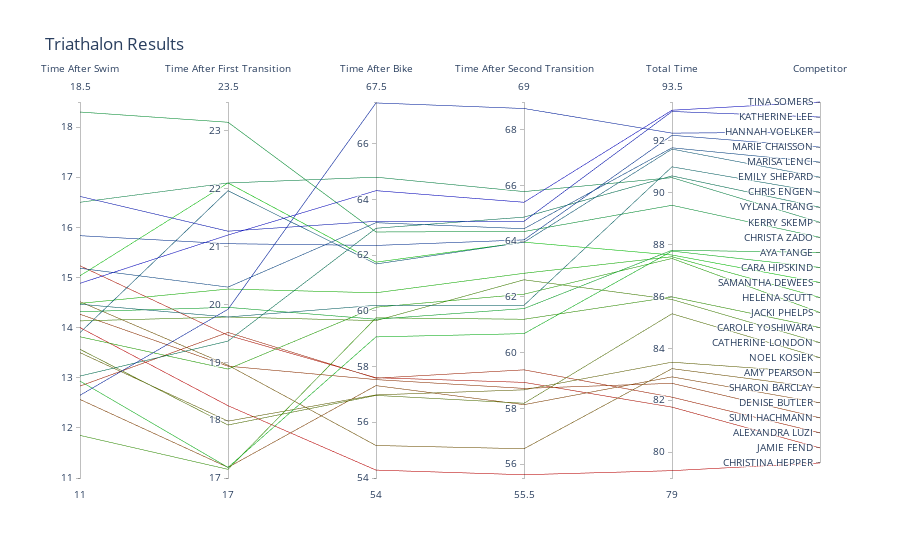

Notebook cell for this chart:
### Code cell
#fig = go.Figure(data=
 #   go.Parcoords(
  #      line = dict(color = reduced2['Gender Place'], colorscale = [[0.5,'lime'], [0.5, 'tomato'], [0.5, 'dodgerblue']]),
dimensions = list([
            dict(range = [11,18.5],
                label = 'Time After Swim', values = reduced2['Swim Minutes']),
            dict(range = [17,23.5],
                label = 'Time After First Transition', values = reduced2['Swim+T1']),
            dict(range = [54,67.5],
                label = 'Time After Bike', values = reduced2['Plus Bike']),
            dict(range = [55.5,69],
                label = 'Time After Second Transition', values = reduced2['Plus T2']),
            dict(range = [79,93.5],
                label = 'Total Time', values = reduced2['Total']),
            dict(range=[0,reduced2['Gender Place'].max()], tickvals = reduced2['Gender Place'], ticktext = reduced2['Name'],
                       label='Competitor', values=reduced2['Gender Place'])
        ])
 #   )
#)

#Parcords.line.colorscale = make_plotly(cl.scales['3']['qual']['Set2'], repeat=True)

fig = go.Figure(data=go.Parcoords(line = dict(color = reduced2['Gender Place'],
                   colorscale = [[0,'rgba(200,0,0,0.1)'],[0.5,'rgba(0,200,0,0.1)'],[1,'rgba(0,0,200,0.1)']]), dimensions=dimensions))

fig.update_layout(
    title="Triathalon Results"
)

fig.show()

### Figure 1 — Plotly figure (JSON) as saved in the notebook; plotly's stock layout.template omitted (floating-point values rounded to 4 significant figures)
{"data": [{"dimensions": [{"label": "Time After Swim", "range": [11, 18.5], "values": [14, 15.23, 12.83, 14.27, 12.57, 14.52, 13.5, 13.57, 14.13, 11.85, 13.82, 14.48, 15.03, 12.93, 14.32, 18.3, 16.5, 13.03, 14.47, 13.9, 15.18, 15.83, 12.65, 16.62, 14.88]}, {"label": "Time After First Transition", "range": [17, 23.5], "values": [18.25, 19.47, 19.52, 18.93, 17.18, 18.95, 17.98, 17.92, 19.78, 17.15, 18.88, 20.27, 22.1, 17.18, 19.95, 23.15, 22.1, 19.37, 19.78, 21.97, 20.3, 21.05, 19.92, 21.27, 21.2]}, {"label": "Time After Bike", "range": [54, 67.5], "values": [54.28, 57.6, 57.58, 57.53, 57.32, 55.17, 56.98, 56.97, 59.65, 59.75, 60.13, 60.65, 61.75, 59.07, 59.7, 62.83, 64.8, 62.97, 60.2, 61.68, 63.17, 62.35, 67.47, 63.22, 64.32]}, {"label": "Time After Second Transition", "range": [55.5, 69], "values": [55.62, 58.93, 59.38, 58.72, 58.13, 56.55, 58.67, 58.18, 62.62, 61.2, 62.1, 62.85, 63.97, 60.68, 61.58, 64.35, 65.78, 64.87, 61.7, 63.97, 64.45, 64.05, 68.77, 64.72, 65.4]}, {"label": "Total Time", "range": [79, 93.5], "values": [79.28, 81.73, 82.12, 82.65, 82.9, 83.22, 83.47, 85.33, 85.88, 85.98, 87.47, 87.53, 87.6, 87.75, 87.78, 89.52, 90.58, 90.65, 91, 91.68, 91.73, 92.22, 92.3, 93.13, 93.18]}, {"label": "Competitor", "range": [0, 25], "ticktext": ["CHRISTINA HEPPER", "JAMIE FEND", "ALEXANDRA LUZI", "SUMI HACHMANN", "DENISE BUTLER", "SHARON BARCLAY", "AMY PEARSON", "NOEL KOSIEK", "CATHERINE LONDON", "CAROLE YOSHIWARA", "JACKI PHELPS", "HELENA SCUTT", "SAMANTHA DEWEES", "CARA HIPSKIND", "AYA TANGE", "CHRISTA ZADO", "KERRY SKEMP", "VYLANA TRANG", "CHRIS ENGEN", "EMILY SHEPARD", "MARISA LENCI", "MARIE CHAISSON", "HANNAH VOELKER", "KATHERINE LEE", "TINA SOMERS"], "tickvals": [1, 2, 3, 4, 5, 6, 7, 8, 9, 10, 11, 12, 13, 14, 15, 16, 17, 18, 19, 20, 21, 22, 23, 24, 25], "values": [1, 2, 3, 4, 5, 6, 7, 8, 9, 10, 11, 12, 13, 14, 15, 16, 17, 18, 19, 20, 21, 22, 23, 24, 25]}], "line": {"color": [1, 2, 3, 4, 5, 6, 7, 8, 9, 10, 11, 12, 13, 14, 15, 16, 17, 18, 19, 20, 21, 22, 23, 24, 25], "colorscale": [[0, "rgba(200,0,0,0.1)"], [0.5, "rgba(0,200,0,0.1)"], [1, "rgba(0,0,200,0.1)"]]}, "type": "parcoords"}], "layout": {"title": {"text": "Triathalon Results"}}}
